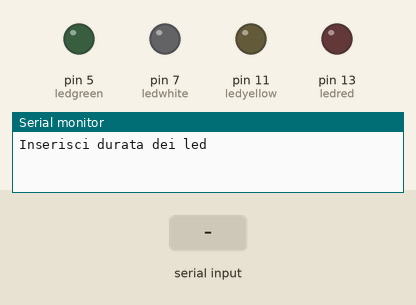
This sketch was run on a simulated Arduino Uno, built with avr-gcc and run on an emulated ATmega328P. Parts: output pins drawn as LEDs (lit = HIGH), the last lines printed to the serial monitor. Dashed ring = blinking. The test bench sets the inputs (shaded band).

Above: at 0.9 s.
1.0 s: "90,45\n" received over Serial
3.5 s: "30,150\n" received over Serial
At 4.55 s:
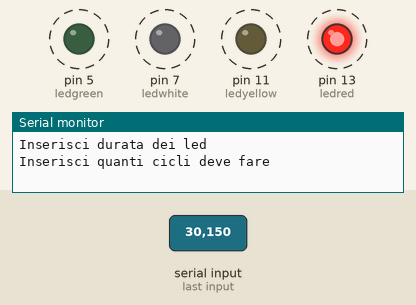
Timing chart, 0 to 12.5 s (numbered marks = the images above; inputs shaded):
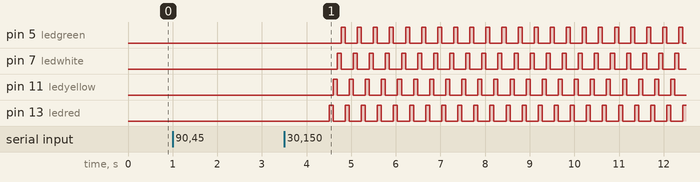

The sketch:

verifica.ino
```cpp
int ledgreen = 5;
int ledwhite = 7;
int ledyellow = 11;
int ledred = 13;
int tempo = 1000;
int j = 0;
int cicli;
void setup() {
  // put your setup code here, to run once:
pinMode(ledgreen,OUTPUT);
pinMode(ledwhite,OUTPUT);
pinMode(ledyellow,OUTPUT);
pinMode(ledred,OUTPUT);
Serial.begin(9600);
Serial.println("Inserisci durata dei led");
while(Serial.available() == 0){
}
tempo = Serial.readString().toInt();
Serial.println("Inserisci quanti cicli deve fare");
while(Serial.available() == 0){
}
cicli = Serial.readString().toInt() + 1;
}
void ledrossoacceso(){
  digitalWrite(ledred,HIGH);
  digitalWrite(ledyellow,LOW);
  digitalWrite(ledwhite,LOW);
  digitalWrite(ledgreen,LOW);
  delay(tempo);
}
void ledgialloacceso(){
  digitalWrite(ledyellow,HIGH);
  digitalWrite(ledred,LOW);
  digitalWrite(ledwhite,LOW);
  digitalWrite(ledgreen,LOW);
  delay(tempo);
}
void ledbiancoacceso(){
  digitalWrite(ledwhite,HIGH);
  digitalWrite(ledred,LOW);
  digitalWrite(ledyellow,LOW);
  digitalWrite(ledgreen,LOW);
  delay(tempo);
}
void ledverdeacceso(){
  digitalWrite(ledgreen,HIGH);
  digitalWrite(ledred,LOW);
  digitalWrite(ledyellow,LOW);
  digitalWrite(ledwhite,LOW);
  delay(tempo);
}

void loop() {
  // put your main code here, to run repeatedly:
  if(j < cicli){
ledrossoacceso();
ledgialloacceso();
ledbiancoacceso();
ledverdeacceso();
  j++;
  }
  if (j >= cicli - 1){
  digitalWrite(ledred,LOW);
  digitalWrite(ledyellow,LOW);
  digitalWrite(ledwhite,LOW);
  digitalWrite(ledgreen,LOW);
 j = 0;
  setup();//ricomincia
    }

}
```

Measured:
- after the input at 3.5 s, pin 5 (ledgreen): alternates HIGH for 0.09 s and LOW for 0.27 s, starting after 1.3 s; pin 7 (ledwhite): alternates HIGH for 0.09 s and LOW for 0.27 s, starting after 1.2 s
